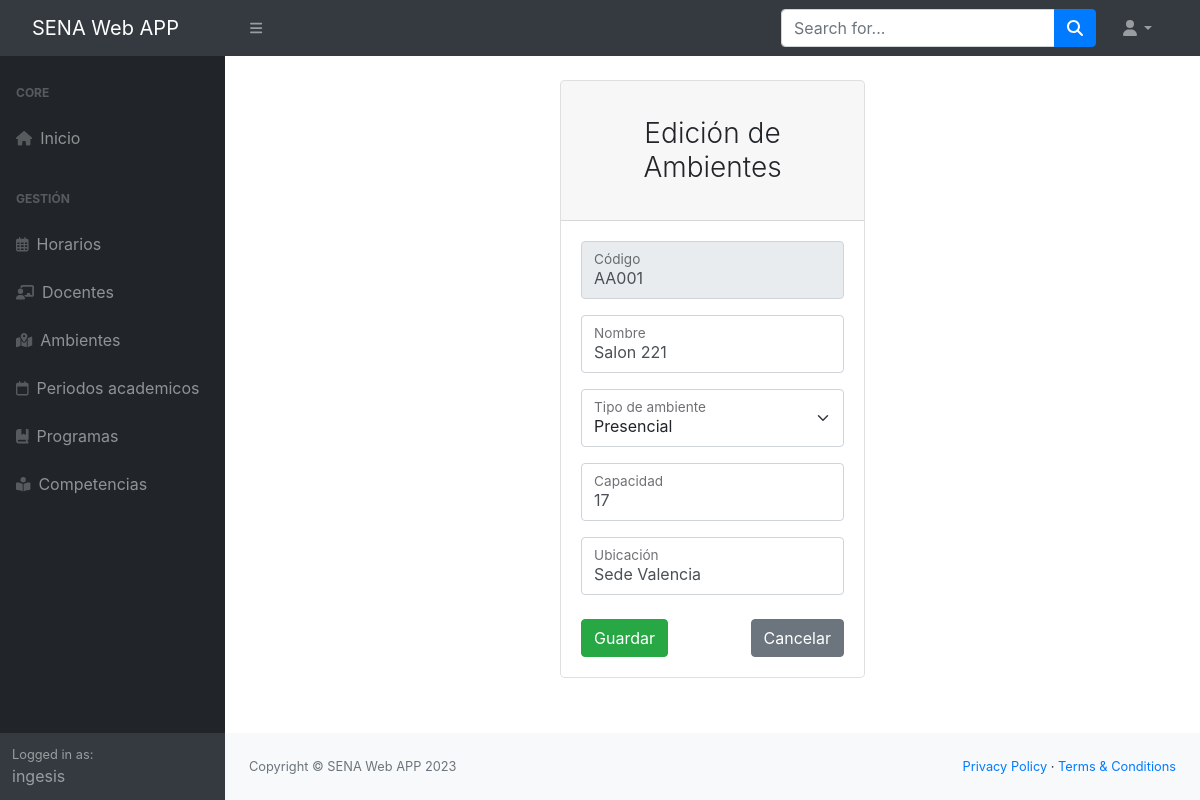
The page /app/gestionAmbientes/editarAmbiente/AA001 (signed in) on the database its author committed.
### Aplicaciones/Academico/models.py (models this page shows, shortened)
class Ambiente(models.Model):
    codigo = models.CharField(primary_key=True, max_length=10)
    nombre = models.CharField(max_length=50)
    tipo_ambiente = models.CharField(
        max_length=11, choices=tipoAmbiente, default='V')
    capacidad = models.PositiveIntegerField()
    ubicacion = models.CharField(max_length=50)
    estado = models.BooleanField(default=True)
    class Meta:
        verbose_name = 'Ambiente'
        verbose_name_plural = 'Ambientes'
        db_table = 'ambiente'

### Aplicaciones/Academico/views.py (the view)
# urls.py: path('gestionAmbientes/editarAmbiente/<codigo>', login_required(views.editarAmbiente)),
def editarAmbiente(request, codigo):
    ambiente = Ambiente.objects.get(codigo=codigo)
    return render(request, "edicion-ambiente.html", {'ambiente': ambiente})

### Aplicaciones/Academico/templates/edicion-ambiente.html (shortened to what this page needs)
{% extends "./base.html" %}
{% block body %}
<div class="row">
    <br>
    <div class="col-md-4 offset-md-4">
        <div class="card border-1 rounded-lg mt-4">
            <div class="card-header">
                <h3 class="text-center font-weight-light my-4">Edición de Ambientes</h3>
            </div>
            <div class="card-body">
              <form action="/app/gestionAmbientes/edicionAmbiente/" method="POST">{% csrf_token %}
                <div class="form-floating mb-3">
                    <input value="{{ambiente.codigo}}" class="form-control" id="txtCodigo" name="txtCodigo" type="text" placeholder="Codigo" minlength="5" maxlength="5" readonly required>
                    <label for="txtCodigo">Código</label>
                </div>
                <div class="form-floating mb-3">
                    <input value="{{ambiente.nombre}}" class="form-control" id="txtNombre" name="txtNombre" type="text" placeholder="Nombre" maxlength="50" required>
                    <label for="txtNombre">Nombre</label>
                </div>
                <div class="form-floating mb-3">
                    <select  class="form-select" id="tipoAmbiente" name="tipoAmbiente" aria-label="Floating label select example">
                        {% if ambiente.tipo_ambiente == "V" %}
                        <option value="V" selected>Virtual</option>
                        <option value="P">Presencial</option>
                        {% else %}
                        <option value="P" selected>Presencial</option>
                        {% endif %}
                    </select>
                    <label for="tipoAmbiente">Tipo de ambiente</label>
                </div>
                <div class="form-floating mb-3">
                    <input value="{{ambiente.capacidad}}" class="form-control" id="txtCapacidad" name="txtCapacidad" type="text" placeholder="Nombre" maxlength="2" required>
                    <label for="txtCapacidad">Capacidad</label>
                </div>
                <div class="form-floating mb-3">
                    <input value="{{ambiente.ubicacion}}" class="form-control" id="txtUbicacion" name="txtUbicacion" type="text" placeholder="Nombre" maxlength="50" required>
                    <label for="txtUbicacion">Ubicación</label>
                </div>
                <div class="d-flex align-items-center justify-content-between mt-4 mb-0">
                    <button type="submit" class="btn btn-success text-white">Guardar</button>
                    <a class="btn btn-secondary" href="/app/gestionAmbientes/">Cancelar</a>
                </div>
              </form>
            </div>
          </div>
    </div>
</div>
{% endblock %}

### Aplicaciones/Academico/templates/base.html (shortened to what this page needs)
<!DOCTYPE html>
<html lang="en">
    <head>
        {% load static %}
        <link rel="stylesheet" href="{% static '/css/style.css' %}" />
        <link
            rel="stylesheet"
            href="https://cdn.jsdelivr.net/npm/bootstrap@4.5.3/dist/css/bootstrap.min.css"
        />
        <link
            rel="stylesheet"
            href="https://cdnjs.cloudflare.com/ajax/libs/bootstrap-datepicker/1.9.0/css/bootstrap-datepicker.min.css"
        />
        <link
            rel="stylesheet"
            href="https://cdnjs.cloudflare.com/ajax/libs/font-awesome/4.7.0/css/font-awesome.min.css"
        />
    </head>
    <body class="sb-nav-fixed">
        <nav class="sb-topnav navbar navbar-expand navbar-dark bg-dark">
            <a class="navbar-brand ps-3" href="/">SENA Web APP</a>
            <button
                class="btn btn-link btn-sm order-1 order-lg-0 me-4 me-lg-0"
                id="sidebarToggle"
                href="#!"
            >
                <i class="fas fa-bars"></i>
            </button>
            <form
                class="d-none d-md-inline-block form-inline ms-auto me-0 me-md-3 my-2 my-md-0"
            >
                <div class="input-group">
                    <input
                        class="form-control"
                        type="text"
                        placeholder="Search for..."
                        aria-label="Search for..."
                        aria-describedby="btnNavbarSearch"
                    />
                    <button
                        class="btn btn-primary"
                        id="btnNavbarSearch"
                        type="button"
                    >
                        <i class="fas fa-search"></i>
                    </button>
                </div>
            </form>
            <ul class="navbar-nav ms-auto ms-md-0 me-3 me-lg-4">
                <li class="nav-item dropdown">
                    <a
                        class="nav-link dropdown-toggle"
                        id="navbarDropdown"
                        href="#"
                        role="button"
                        data-bs-toggle="dropdown"
                        aria-expanded="false"
                        ><i class="fas fa-user fa-fw"></i
                    ></a>
                </li>
            </ul>
        </nav>
        <div id="layoutSidenav">
            <div id="layoutSidenav_nav">
                <nav
                    class="sb-sidenav accordion sb-sidenav-dark"
                    id="sidenavAccordion"
                >
                    <div class="sb-sidenav-menu">
                        <div class="nav">
                            <div class="sb-sidenav-menu-heading">Core</div>
                            <a class="nav-link" href="/">
                                <div class="sb-nav-link-icon">
                                    <i class="fa-solid fa-house"></i>
                                </div>
                                Inicio
                            </a>
                            <div class="sb-sidenav-menu-heading">Gestión</div>
                            <a class="nav-link" href="/app/gestionHorarios/">
                                <div class="sb-nav-link-icon">
                                    <i class="fa-regular fa-calendar-days"></i>
                                </div>
                                Horarios
                            </a>
                            <a class="nav-link" href="/app/gestionDocentes/">
                                <div class="sb-nav-link-icon">
                                    <i class="fa-solid fa-chalkboard-user"></i>
                                </div>
                                Docentes
                            </a>
                            <a class="nav-link" href="/app/gestionAmbientes/">
                                <div class="sb-nav-link-icon">
                                    <i class="fa-solid fa-map-location-dot"></i>
                                </div>
                                Ambientes
                            </a>
                            <a class="nav-link" href="/app/gestionPeriodos/">
                                <div class="sb-nav-link-icon">
                                    <i class="fa-regular fa-calendar"></i>
                                </div>
                                Periodos academicos
                            </a>
                            <a class="nav-link" href="/app/gestionProgramas/">
                                <div class="sb-nav-link-icon">
                                    <i class="fa-solid fa-book-bookmark"></i>
                                </div>
                                Programas
                            </a>
                            <a
                                class="nav-link"
                                href="/app/gestionCompetencias/"
                            >
                                <div class="sb-nav-link-icon">
                                    <i class="fa-solid fa-book-open-reader"></i>
                                </div>
                                Competencias
                            </a>
                        </div>
                    </div>
                    <div class="sb-sidenav-footer">
                        <div class="small">Logged in as:</div>
                        {{user.username}}
                    </div>
                </nav>
            </div>
            <div id="layoutSidenav_content">
                <main>{% block body %} {% endblock %}</main>
                <footer class="py-4 bg-light mt-auto">
                    <div class="container-fluid px-4">
                        <div
                            class="d-flex align-items-center justify-content-between small"
                        >
                            <div class="text-muted">
                                Copyright &copy; SENA Web APP 2023
                            </div>
                            <div>
                                <a href="#">Privacy Policy</a>
                                &middot;
                                <a href="#">Terms &amp; Conditions</a>
                            </div>
                        </div>
                    </div>
                </footer>
            </div>
        </div>
    </body>
</html>

### rows shown on the page
Ambiente: txtCodigo "AA001", txtNombre "Salon 221", tipoAmbiente "Presencial", txtCapacidad "17", txtUbicacion "Sede Valencia"

### other values the page prints
{{ user.username }} "ingesis"
